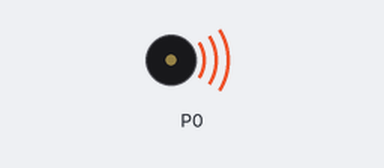
The program below on a simulated BBC micro:bit (MakeCode). Parts: buzzer (waves = sounding). At 30.7 s the program stops and its outputs stay as they are.

Above: at 13.1 s.
At 30.7 s:
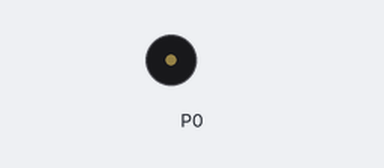
Timing chart, 0 to 32.2 s (numbered marks = the images above):
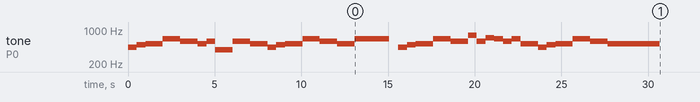

The program:

main.ts
```typescript
music.playTone(440, music.beat(BeatFraction.Whole))
music.playTone(494, music.beat(BeatFraction.Whole))
music.playTone(523, music.beat(BeatFraction.Double))
music.playTone(659, music.beat(BeatFraction.Double))
music.playTone(587, music.beat(BeatFraction.Double))
music.playTone(523, music.beat(BeatFraction.Whole))
music.playTone(587, music.beat(BeatFraction.Whole))
music.playTone(392, music.beat(BeatFraction.Double))
music.playTone(587, music.beat(BeatFraction.Double))
music.playTone(523, music.beat(BeatFraction.Double))
music.playTone(440, music.beat(BeatFraction.Whole))
music.playTone(494, music.beat(BeatFraction.Whole))
music.playTone(523, music.beat(BeatFraction.Double))
music.playTone(659, music.beat(BeatFraction.Double))
music.playTone(587, music.beat(BeatFraction.Double))
music.playTone(523, music.beat(BeatFraction.Double))
music.playTone(659, music.beat(BeatFraction.Breve))
music.rest(music.beat(BeatFraction.Whole))
music.playTone(440, music.beat(BeatFraction.Whole))
music.playTone(494, music.beat(BeatFraction.Whole))
music.playTone(523, music.beat(BeatFraction.Double))
music.playTone(659, music.beat(BeatFraction.Double))
music.playTone(587, music.beat(BeatFraction.Double))
music.playTone(784, music.beat(BeatFraction.Whole))
music.playTone(587, music.beat(BeatFraction.Whole))
music.playTone(698, music.beat(BeatFraction.Whole))
music.playTone(659, music.beat(BeatFraction.Whole))
music.playTone(587, music.beat(BeatFraction.Whole))
music.playTone(659, music.beat(BeatFraction.Whole))
music.playTone(523, music.beat(BeatFraction.Double))
music.playTone(440, music.beat(BeatFraction.Whole))
music.playTone(494, music.beat(BeatFraction.Whole))
music.playTone(523, music.beat(BeatFraction.Double))
music.playTone(659, music.beat(BeatFraction.Double))
music.playTone(587, music.beat(BeatFraction.Double))
music.playTone(523, music.beat(BeatFraction.Double))
music.playTone(523, music.beat(BeatFraction.Breve))
```

test.ts
```typescript
// 在這裡測試；當此封包作為擴充功能時，將不會編譯此內容。
```
